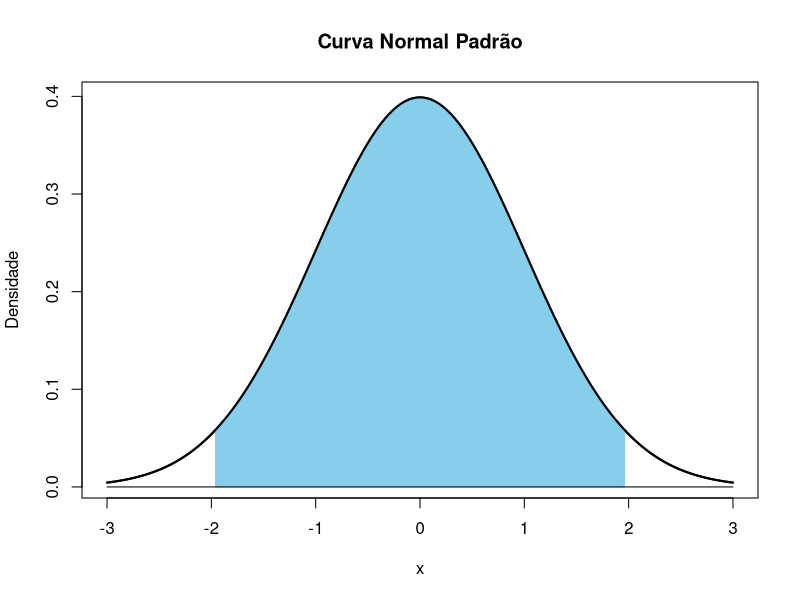

Here is the R script that generated this plot:
rm(list = ls(all = TRUE))

cores=c("#FF0000B2", 'skyblue')

media1 <- 0
ep1 <- 1


lim <- c(-3,3)
x <- seq(lim[1], lim[2], by = 0.01)

cn1 <- function(x) {dnorm(x,media1,ep1)} # curva normal

# densidade maxima
plot(x, cn1(x), ylab="Densidade", xlab="x",
     main="Curva Normal Padrão", type="l", lwd=2)

xaux <- seq(-1.96, 1.96, by = 0.01)
polygon(c(min(xaux), xaux, max(xaux)), c(0, cn1(xaux),0), col=cores[2], border=cores[2])


# reforca as curvas
lines(x,cn1(x),lwd=2, type="l")
lines(c(-3,3),c(0,0))
